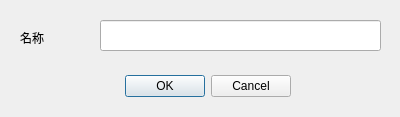
<?xml version="1.0" encoding="UTF-8"?>
<ui version="4.0">
 <class>RenameDialog</class>
 <widget class="QDialog" name="RenameDialog">
  <property name="geometry">
   <rect>
    <x>0</x>
    <y>0</y>
    <width>400</width>
    <height>117</height>
   </rect>
  </property>
  <property name="windowTitle">
   <string>重命名</string>
  </property>
  <property name="windowIcon">
   <iconset resource="../../qrc/princekin.qrc">
    <normaloff>:/xiaowangzi.png</normaloff>:/xiaowangzi.png</iconset>
  </property>
  <widget class="QDialogButtonBox" name="buttonBox">
   <property name="geometry">
    <rect>
     <x>-50</x>
     <y>70</y>
     <width>341</width>
     <height>32</height>
    </rect>
   </property>
   <property name="orientation">
    <enum>Qt::Horizontal</enum>
   </property>
   <property name="standardButtons">
    <set>QDialogButtonBox::Cancel|QDialogButtonBox::Ok</set>
   </property>
  </widget>
  <widget class="QLabel" name="label">
   <property name="geometry">
    <rect>
     <x>20</x>
     <y>30</y>
     <width>61</width>
     <height>16</height>
    </rect>
   </property>
   <property name="text">
    <string>名称</string>
   </property>
  </widget>
  <widget class="QLineEdit" name="lineEdit">
   <property name="geometry">
    <rect>
     <x>100</x>
     <y>20</y>
     <width>281</width>
     <height>31</height>
    </rect>
   </property>
  </widget>
 </widget>
 <resources>
  <include location="../../qrc/princekin.qrc"/>
 </resources>
 <connections>
  <connection>
   <sender>buttonBox</sender>
   <signal>accepted()</signal>
   <receiver>RenameDialog</receiver>
   <slot>accept()</slot>
   <hints>
    <hint type="sourcelabel">
     <x>248</x>
     <y>254</y>
    </hint>
    <hint type="destinationlabel">
     <x>157</x>
     <y>274</y>
    </hint>
   </hints>
  </connection>
  <connection>
   <sender>buttonBox</sender>
   <signal>rejected()</signal>
   <receiver>RenameDialog</receiver>
   <slot>reject()</slot>
   <hints>
    <hint type="sourcelabel">
     <x>316</x>
     <y>260</y>
    </hint>
    <hint type="destinationlabel">
     <x>286</x>
     <y>274</y>
    </hint>
   </hints>
  </connection>
 </connections>
</ui>
